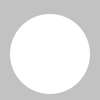
Frame 1 (no input)
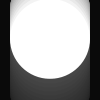
Frame 60 (the mouse pressed at the canvas centre just before this capture)
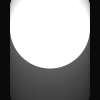
Frame 120 (the mouse held since frame 60 and released just before this capture)

The Processing sketch that drew these frames (run headless with seeded random() and noise(); from frame 60 on, the mouse is pressed at the canvas centre):

// Processing sketch: _01
// ── _01.pde
float angle = 0.0; // Current angle
float speed = 0.1; // Speed of motion
float radius = 40.0; // Range of motion

void setup() {
  size(100, 100);
  noStroke();
  smooth();
}

void draw() {
  fill(0, 12);
  rect(0, 0, width, height);
  fill(255);
  angle += speed;
  float sinval = sin(angle);
  float yoffset = sinval * radius;
  ellipse(50, 50 + yoffset, 80, 80);
}
